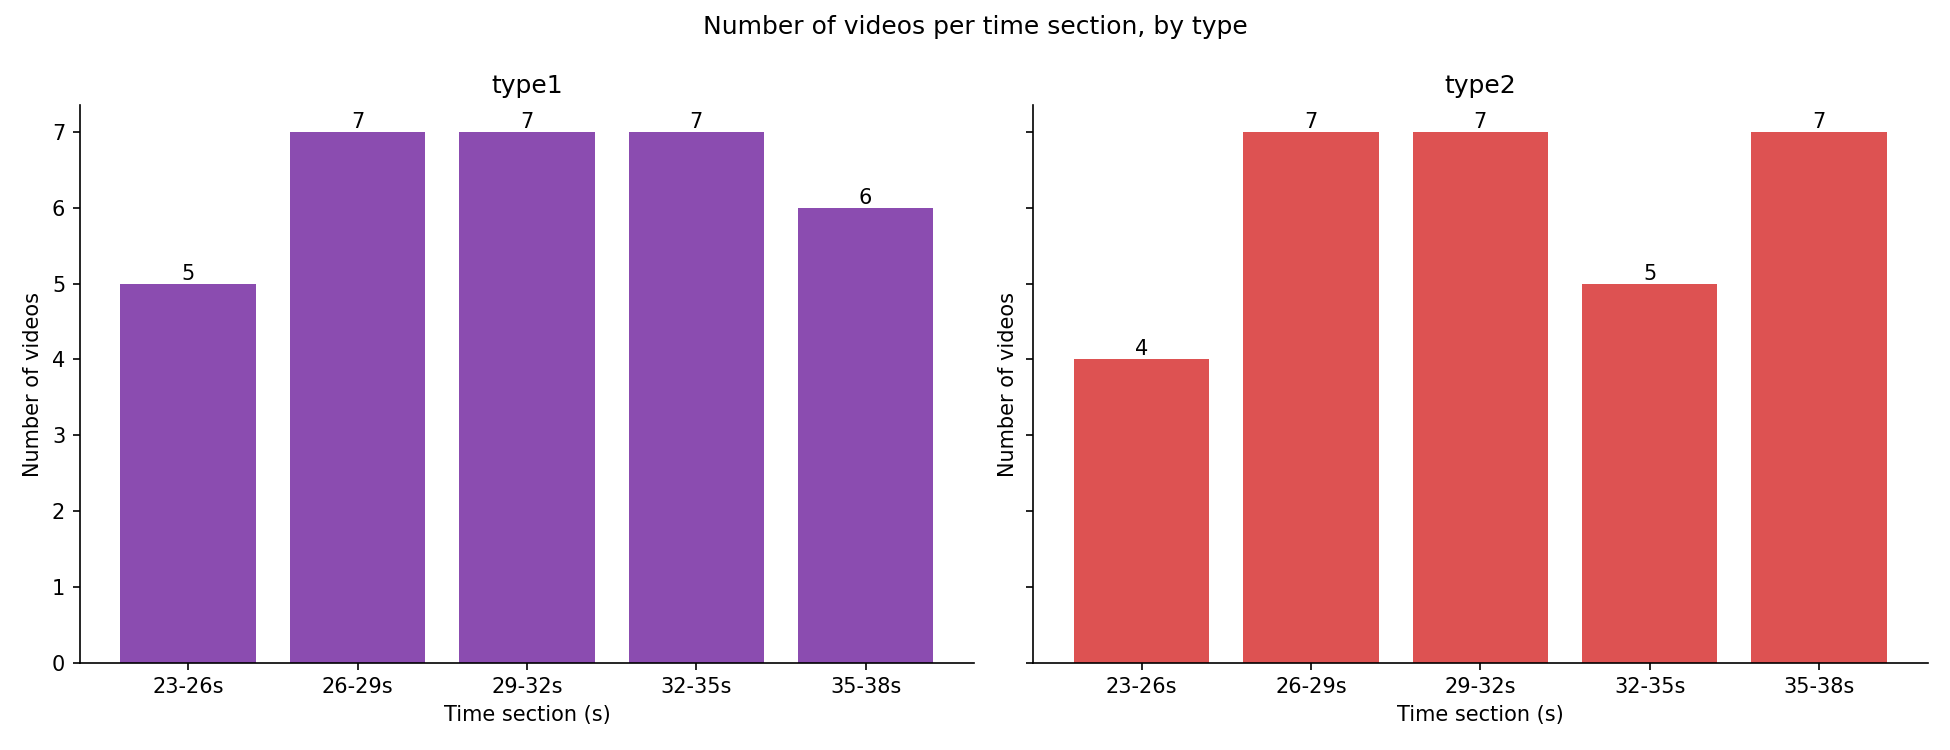

Write Python code to recreate this figure.
import re
from pathlib import Path

import matplotlib.pyplot as plt

VIDEO_DIR = Path("stimuli/video")
OUTPUT_PATH = Path("stimuli/histogram_by_type.png")

# x축 구간 (초 단위, 3초 간격)
BIN_EDGES = [23, 26, 29, 32, 35, 38]
BIN_LABELS = ["23-26s", "26-29s", "29-32s", "32-35s", "35-38s"]

# 파일명에서 초 숫자와 type을 뽑아냄
FILENAME_PATTERN = re.compile(r"^(\d+(?:\.\d+)?)s_(type1|type2)")

TYPE_NAMES = ["type1", "type2"]
TYPE_COLORS = {"type1": "#8B4CB0", "type2": "#DD5252"}


def get_video_seconds_by_type():
    """video 폴더의 각 mp4 파일에서 (초, type)을 뽑아 type별 리스트로 반환"""
    seconds_by_type = {"type1": [], "type2": []}

    for video_path in sorted(VIDEO_DIR.rglob("*.mp4")):
        match = FILENAME_PATTERN.match(video_path.name)
        if match:
            seconds = float(match.group(1))
            video_type = match.group(2)
            seconds_by_type[video_type].append(seconds)
        else:
            print(f"경고: {video_path.name}에서 type을 찾지 못했습니다.")

    return seconds_by_type


def count_videos_per_bin(seconds_list):
    """구간별 영상 개수를 세서 리스트로 반환"""
    counts = [0] * len(BIN_LABELS)

    for seconds in seconds_list:
        for i in range(len(BIN_LABELS)):
            lower = BIN_EDGES[i]
            upper = BIN_EDGES[i + 1]
            if lower <= seconds < upper:
                counts[i] += 1
                break
        else:
            print(f"경고: {seconds}s는 구간 밖이라 히스토그램에 포함되지 않았습니다.")

    return counts


def plot_bar_with_labels(ax, counts, video_type):
    """하나의 subplot에 type별 막대그래프를 그림"""
    bars = ax.bar(BIN_LABELS, counts, color=TYPE_COLORS[video_type])

    # 막대 위에 개수 숫자 표시
    for bar in bars:
        height = bar.get_height()
        ax.text(
            bar.get_x() + bar.get_width() / 2,
            height,
            str(int(height)),
            ha="center",
            va="bottom",
        )

    ax.set_xlabel("Time section (s)")
    ax.set_ylabel("Number of videos")
    ax.set_title(video_type)

    ax.spines["top"].set_visible(False)
    ax.spines["right"].set_visible(False)


def plot_histograms(seconds_by_type):
    """type1, type2 히스토그램을 나란히 그려서 하나의 png로 저장"""
    fig, axes = plt.subplots(1, 2, figsize=(13, 5), sharey=True)

    for ax, video_type in zip(axes, TYPE_NAMES):
        counts = count_videos_per_bin(seconds_by_type[video_type])
        plot_bar_with_labels(ax, counts, video_type)

    fig.suptitle("Number of videos per time section, by type")
    fig.tight_layout()
    fig.savefig(OUTPUT_PATH, dpi=150)
    print(f"Saved histogram: {OUTPUT_PATH}")


def main():
    if not VIDEO_DIR.exists():
        raise FileNotFoundError("Video directory not found.")

    seconds_by_type = get_video_seconds_by_type()

    for video_type in TYPE_NAMES:
        print(f"{video_type}: {len(seconds_by_type[video_type])}개")

    plot_histograms(seconds_by_type)


if __name__ == "__main__":
    main()
